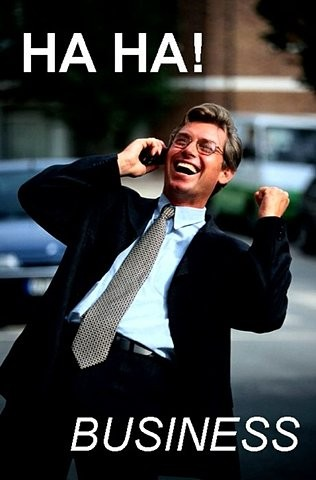
#> input picture experimental/haha_business.jpg, 316 x 480 px
$ python edge_detect.py --image haha_business.jpg
#> lines starting #> are read from the running program, lines starting #| are printed output that depends on the picture
import cv2
import numpy as np
import argparse

ap = argparse.ArgumentParser()
ap.add_argument("-i", "--image", required=True)
args = vars(ap.parse_args())

# https://docs.opencv.org/3.1.0/da/d22/tutorial_py_canny.html
img = cv2.imread(args["image"])
#> img is the input picture: shape (480, 316, 3); mean B, G, R 58.3, 57.5, 55.8
edges = cv2.Canny(img, 0, 150)
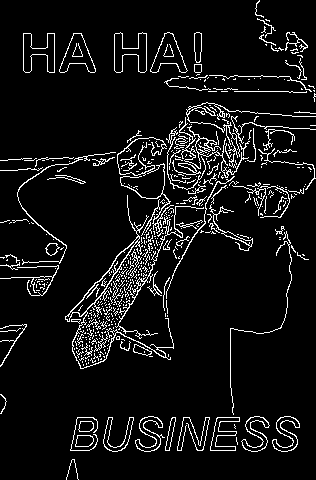
#> edges: shape (480, 316); 7.4% white in thin lines or dots
print(edges)
#> (printed output is left out)

callback = lambda x : None

cv2.namedWindow("edges")

cv2.createTrackbar("min", "edges", 0, 500, callback)
#> slider 'min' is set to 100
cv2.createTrackbar("max", "edges", 150, 500, callback)
cv2.imshow("edges", edges)

while True:
    edges = cv2.Canny(img,
        cv2.getTrackbarPos("min", "edges"),
        cv2.getTrackbarPos("max", "edges"))
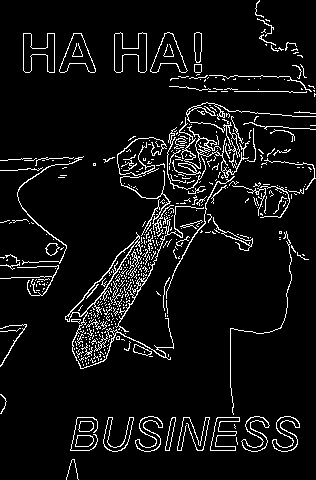
#> edges: shape (480, 316); 6.8% white in thin lines or dots

    cv2.imshow("edges", edges)
    key = cv2.waitKey(1) & 0xFF
#> (key Esc is pressed here)

    if key == 27:
        break
